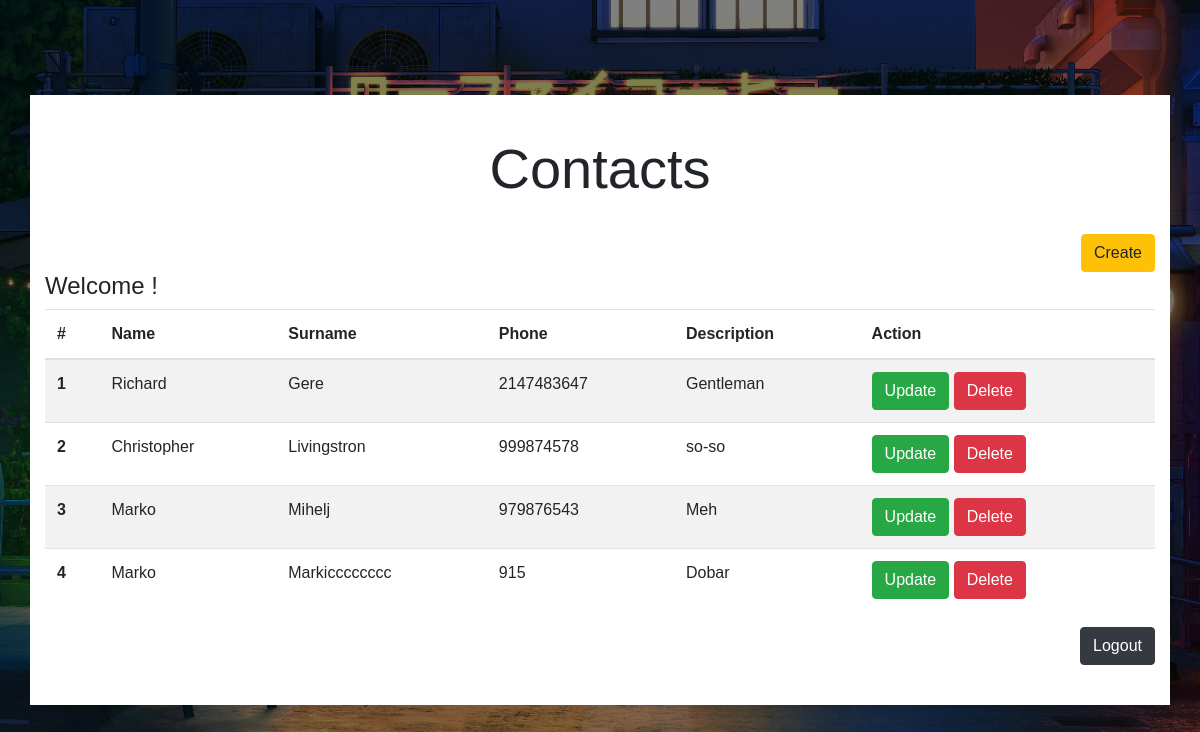
Page /site.php on the earlier database version.
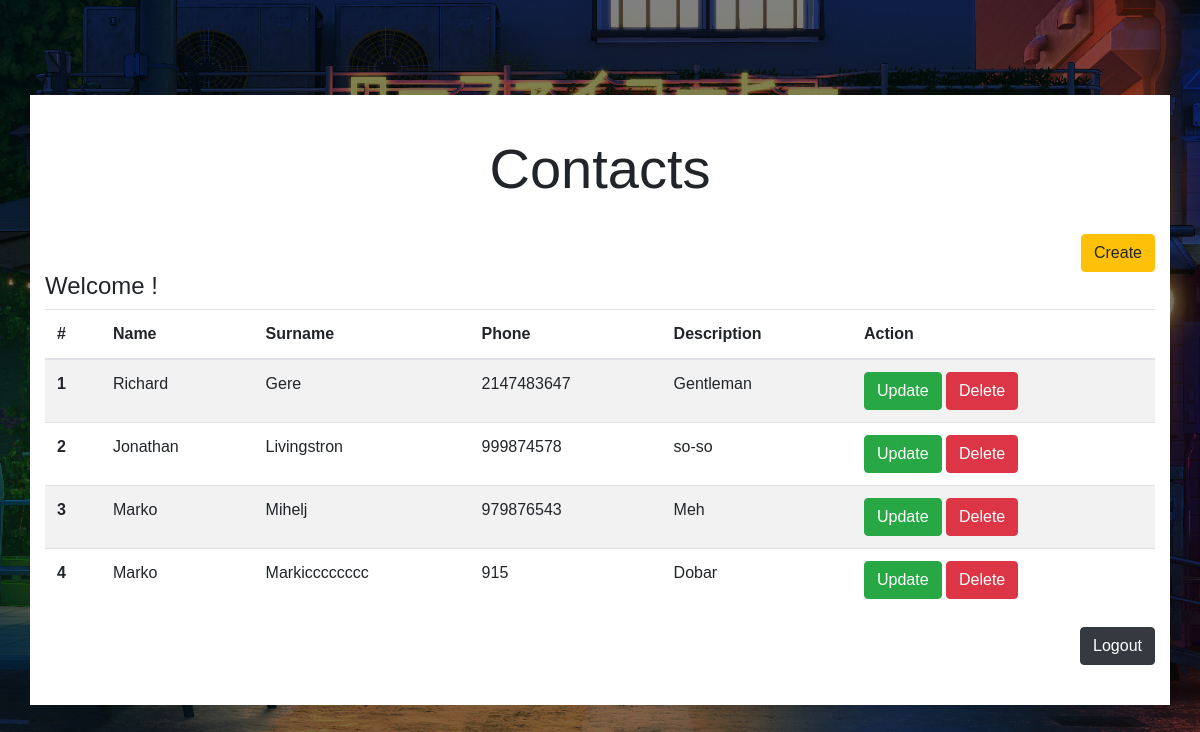
Same page on the later database version.
### tables this page shows
CREATE TABLE `contacts` (
  `id` int(11) NOT NULL,
  `name` varchar(255) NOT NULL,
  `surname` varchar(255) NOT NULL,
  `phone` int(25) NOT NULL,
  `description` varchar(255) NOT NULL,
  `username` varchar(25) DEFAULT NULL
);

### site.php (the view, shortened to what this page needs)
<?php
	include "connect.php";
	$sql = "SELECT * FROM contacts ORDER BY id DESC";
	$result = mysqli_query($connection, $sql);
?>
<!DOCTYPE html>
<html lang="en">
	<head>
		<link rel="stylesheet" type="text/css" href="style.css">
		<link rel="stylesheet" href="https://maxcdn.bootstrapcdn.com/bootstrap/4.0.0/css/bootstrap.min.css">
	</head>
	<body>
	<div class="container">
		<div class="box">
			<h4 class="display-4 text-center">Contacts</h4><br>
			<div class="link-right">
				<a href="add.php" class="btn btn-warning">Create</a>
			</div>
			<h4 class="link-left"><?php echo "Welcome " . $_SESSION['username'] . "!"; ?></h4>
			<?php if (mysqli_num_rows($result)) { ?>
			<table class="table table-striped">
			  <thead>
			    <tr>
			      <th scope="col">#</th>
			      <th scope="col">Name</th>
			      <th scope="col">Surname</th>
				  <th scope="col">Phone</th>
				  <th scope="col">Description</th>
			      <th scope="col">Action</th>
			    </tr>
			  </thead>
			  <tbody>
			  	<?php
			  	   $i = 0;
			  	   while($rows = mysqli_fetch_assoc($result)){
			  	   $i++;
			  	 ?>
			    <tr>
			      <th scope="row"><?=$i?></th>
			      <td><?=$rows['name']?></td>
			      <td><?php echo $rows['surname']; ?></td>
				  <td><?php echo $rows['phone']; ?></td>
				  <td><?php echo $rows['description']; ?></td>
			      <td><a href="edit.php?id=<?=$rows['id']?>"
			      	     class="btn btn-success">Update</a>
			      	  <a href="delete.php?id=<?=$rows['id']?>"
			      	     class="btn btn-danger">Delete</a>
			      </td>
			    </tr>
			    <?php } ?>
			  </tbody>
			</table>
			<?php } ?>
			<div class="link-right">
				<a class="btn btn-dark" href = "logout.php">Logout</a>
			</div>
	</div>
	</body>
</html>

### style.css (style rules this page uses)
* { margin: 0; padding: 0; box-sizing: border-box; font-family: 'Poppins', sans-serif; }
body { width: 100%; min-height: 100vh; background-image: linear-gradient(rgba(0,0,0,.5), rgba(0,0,0,.5)), url(background.jpg); background-position: center; background-size: cover; display: flex; justify-content: center; align-items: center; }
.container { width: 400px; min-height: 400px; background: #FFF; padding: 40px 30px; }
.link-right { display: flex; justify-content: flex-end; }

Differences in the rows shown:
changed contacts "Livingstron": name "Christopher" → "Jonathan"
